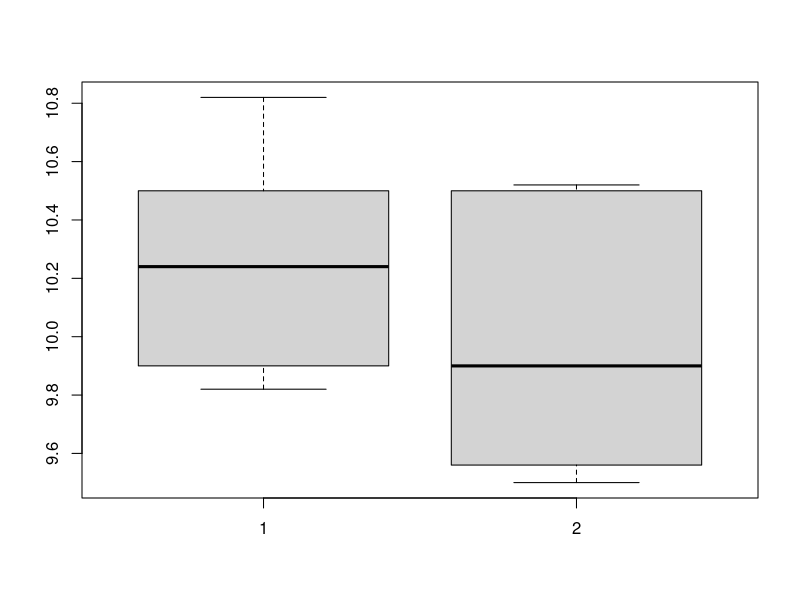

Here is the R script that generated this plot:
Xi = c(
    rep(9.82, times=36),
    rep(9.90, times=35),
    rep(10.01, times=36),
    rep(10.24, times=37),
    rep(10.50, times=36),
    rep(10.82, times=35)
    )
Yi = c(
    rep(9.50, times=36),
    rep(9.56, times=36),
    rep(9.68, times=35),
    rep(9.90, times=36),
    rep(10.03, times=37),
    rep(10.50, times=35),
    rep(10.52, times=35)
    )
print('Xi: ')
print(Xi)
print('Yi: ')
print(Yi)

boxplot(Xi, Yi)
print(t.test(Xi, Yi))